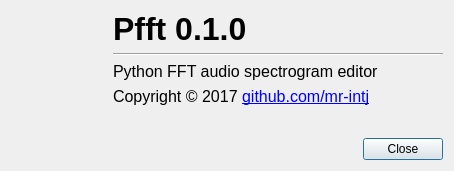
<?xml version="1.0" encoding="UTF-8"?>
<ui version="4.0">
 <class>Dialog</class>
 <widget class="QDialog" name="Dialog">
  <property name="windowModality">
   <enum>Qt::ApplicationModal</enum>
  </property>
  <property name="geometry">
   <rect>
    <x>0</x>
    <y>0</y>
    <width>454</width>
    <height>171</height>
   </rect>
  </property>
  <property name="sizePolicy">
   <sizepolicy hsizetype="Fixed" vsizetype="Fixed">
    <horstretch>0</horstretch>
    <verstretch>0</verstretch>
   </sizepolicy>
  </property>
  <property name="minimumSize">
   <size>
    <width>454</width>
    <height>171</height>
   </size>
  </property>
  <property name="maximumSize">
   <size>
    <width>454</width>
    <height>171</height>
   </size>
  </property>
  <property name="windowTitle">
   <string>About Pfft</string>
  </property>
  <property name="windowIcon">
   <iconset>
    <normaloff>://images/22x22/pfft-logo.png</normaloff>://images/22x22/pfft-logo.png</iconset>
  </property>
  <property name="modal">
   <bool>false</bool>
  </property>
  <layout class="QGridLayout" name="gridLayout">
   <item row="0" column="0">
    <widget class="QWidget" name="widget_logo" native="true">
     <property name="sizePolicy">
      <sizepolicy hsizetype="Fixed" vsizetype="Fixed">
       <horstretch>0</horstretch>
       <verstretch>0</verstretch>
      </sizepolicy>
     </property>
     <property name="minimumSize">
      <size>
       <width>96</width>
       <height>96</height>
      </size>
     </property>
     <property name="maximumSize">
      <size>
       <width>96</width>
       <height>96</height>
      </size>
     </property>
     <property name="baseSize">
      <size>
       <width>0</width>
       <height>0</height>
      </size>
     </property>
     <property name="styleSheet">
      <string notr="true">background-image: url(resources/images/pfft-logo.png)</string>
     </property>
    </widget>
   </item>
   <item row="0" column="1" rowspan="2">
    <layout class="QVBoxLayout" name="verticalLayout">
     <item>
      <widget class="QLabel" name="label_line1">
       <property name="font">
        <font>
         <pointsize>24</pointsize>
         <weight>75</weight>
         <bold>true</bold>
        </font>
       </property>
       <property name="text">
        <string>Pfft 0.1.0</string>
       </property>
      </widget>
     </item>
     <item>
      <widget class="Line" name="line">
       <property name="orientation">
        <enum>Qt::Horizontal</enum>
       </property>
      </widget>
     </item>
     <item>
      <widget class="QLabel" name="label_line2">
       <property name="font">
        <font>
         <pointsize>12</pointsize>
        </font>
       </property>
       <property name="text">
        <string>Python FFT audio spectrogram editor</string>
       </property>
      </widget>
     </item>
     <item>
      <widget class="QLabel" name="label_line3">
       <property name="font">
        <font>
         <pointsize>12</pointsize>
        </font>
       </property>
       <property name="text">
        <string>Copyright © 2017 &lt;a href=&quot;http://github.com/mr-intj/pfft&quot;&gt;github.com/mr-intj&lt;/a&gt;</string>
       </property>
       <property name="textFormat">
        <enum>Qt::RichText</enum>
       </property>
      </widget>
     </item>
     <item>
      <spacer name="verticalSpacer_col2">
       <property name="orientation">
        <enum>Qt::Vertical</enum>
       </property>
       <property name="sizeHint" stdset="0">
        <size>
         <width>20</width>
         <height>40</height>
        </size>
       </property>
      </spacer>
     </item>
     <item>
      <widget class="QDialogButtonBox" name="buttonBox">
       <property name="standardButtons">
        <set>QDialogButtonBox::Close</set>
       </property>
      </widget>
     </item>
    </layout>
   </item>
   <item row="1" column="0">
    <spacer name="verticalSpacer_col1">
     <property name="orientation">
      <enum>Qt::Vertical</enum>
     </property>
     <property name="sizeHint" stdset="0">
      <size>
       <width>20</width>
       <height>48</height>
      </size>
     </property>
    </spacer>
   </item>
  </layout>
 </widget>
 <resources>
  <include location="../resources.qrc"/>
 </resources>
 <connections/>
</ui>
